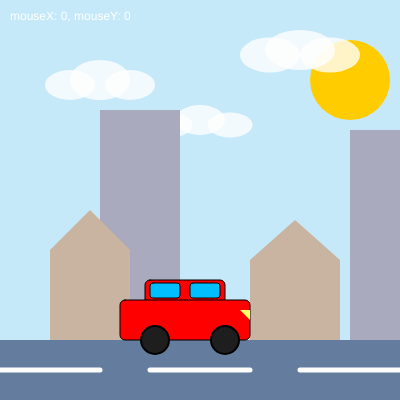
Frame 1 (no input)
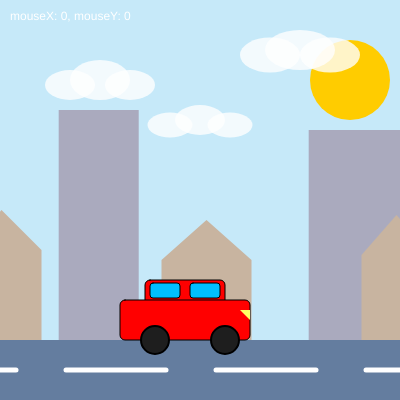
Frame 60 (no input)
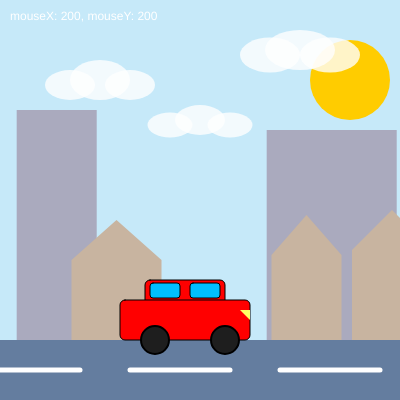
Frame 120 (the mouse pressed at the canvas centre since frame 60)

The p5.js sketch that drew these frames (run headless with seeded random() and noise() and a simulated clock; from frame 60 on, the mouse is pressed at the canvas centre):

// p5.js sketch
// ── sketch.js
function setup() {
  createCanvas(400, 400);
}
let xMax = 400;
let yMax = 400;

let xline = 0;
let yline = 370;

// posizioni iniziali delle case
let xhouse1 = 50;
let xhouse2 = 250;
let xhouse3 = 450; // fuori dallo schermo per entrare dopo

// posizioni palazzi
let xpalazzo1 = 100;
let xpalazzo2 = 350;
let xpalazzo3 = 600; // fuori dallo schermo per entrare dopo


function draw() {
  background(198,233,249);
  fill(255);
  text("mouseX: " + mouseX + ", mouseY: " + mouseY, 10, 20);

  push();

// --- SOLE ---
noStroke();
fill(255, 204, 0); // giallo caldo
ellipse(350, 80, 80, 80); // posizione x,y e diametro

  // --- NUVOLE SEMPLICI ---
noStroke();
fill(255, 255, 255, 200);

// Nuvola 1
ellipse(100, 80, 60, 40);
ellipse(130, 85, 50, 30);
ellipse(70, 85, 50, 30);

// Nuvola 2
ellipse(300, 50, 70, 40);
ellipse(330, 55, 60, 35);
ellipse(270, 55, 60, 35);

// Nuvola 3
ellipse(200, 120, 50, 30);
ellipse(230, 125, 45, 25);
ellipse(170, 125, 45, 25);

   // --- PALAZZI (dietro alle case) ---
  noStroke();
  fill(170, 170, 190); // colore più scuro per la distanza
  rect(xpalazzo1, 110, 80, 290);
  rect(xpalazzo2, 130, 130, 210);
  rect(xpalazzo3, 170, 70, 170);

  // movimento palazzi (più lento delle case)
  xpalazzo1 -= 0.7;
  xpalazzo2 -= 0.7;
  xpalazzo3 -= 0.7;

  // reset palazzi
  if (xpalazzo1 < -80) xpalazzo1 = 400;
  if (xpalazzo2 < -100) xpalazzo2 = 400;
  if (xpalazzo3 < -70) xpalazzo3 = 400;


// --- SFONDO CASE ---
  noStroke();
  fill(200, 180, 160); // colore base case
  rect(xhouse1, 250, 80, 90); // casa 1
  triangle(xhouse1, 250, xhouse1 + 40, 210, xhouse1 + 80, 250);

  rect(xhouse2, 260, 90, 80); // casa 2
  triangle(xhouse2, 260, xhouse2 + 45, 220, xhouse2 + 90, 260);

  rect(xhouse3, 255, 70, 85); // casa 3
  triangle(xhouse3, 255, xhouse3 + 35, 215, xhouse3 + 70, 255);

  // movimento case verso sinistra (più lento)
  xhouse1 = xhouse1 -1.5;
  xhouse2 = xhouse2 -1.5;
  xhouse3 = xhouse3 -1.5;

  // reset delle case quando escono dallo schermo
  if (xhouse1 < -80) xhouse1 = 400;
  if (xhouse2 < -90) xhouse2 = 400;
  if (xhouse3 < -70) xhouse3 = 400;


  //strada
fill(100,125,159);
  rect(0,340,400,100);

  // --- LINEE STRADA ---
  stroke(255);
  strokeWeight(5);

  // prima serie di linee
  line(xline, 370, xline + 100, 370);
  line(xline + 150, 370, xline + 250, 370);
  line(xline + 300, 370, xline + 400, 370);
  line(xline + 450, 370, xline + 550, 370);
 

  // movimento verso sinistra
  xline -= 4;
  if (xline < -150) {
    xline = 0;
  }

  

 // --- MACCHINA ---
strokeWeight(1);
stroke(0); // contorno sottile
fill(255, 0, 0); // corpo rosso

// tetto (rettangolo più piccolo sopra)
rect(145, 280, 80, 25, 5);
// corpo principale (rettangolo arrotondato)
rect(120, 300, 130, 40, 5); // x,y,w,h, arrotondamento angoli


// ruote
stroke(0);
strokeWeight(2);
fill(30); // ruote scure
ellipse(155, 340, 28, 28);
ellipse(225, 340, 28, 28);

// luci anteriori
fill(255, 255, 100); // giallo chiaro
noStroke();
triangle(240, 310, 250, 310, 250, 320);

// finestrini
fill(0, 191, 255);
stroke(0);
strokeWeight(1);
rect(150, 283, 30, 15, 3);
rect(190, 283, 30, 15, 3);



  
  



  pop();

  
}
